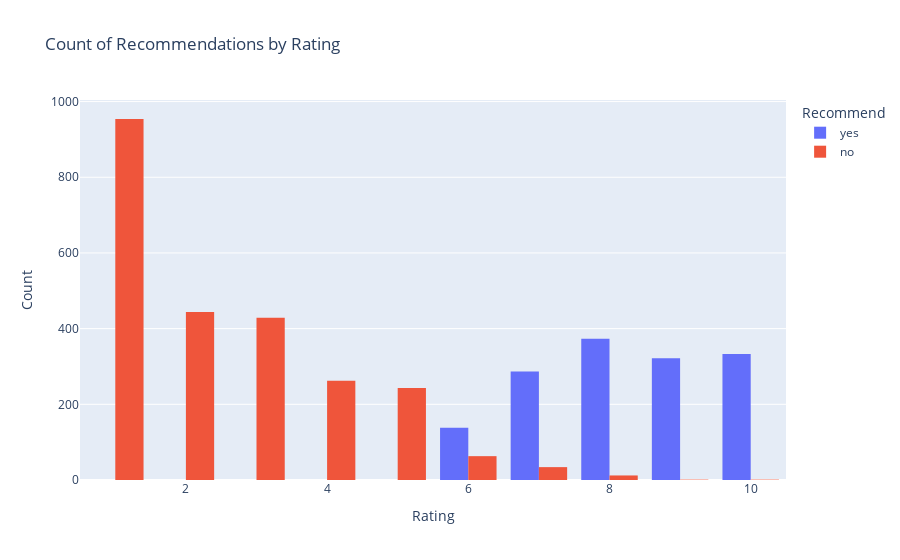

Write notebook code for a chart like this one.
### Code cell
# updated plot
# Create a count plot using Plotly
fig = px.histogram(
    reviews_df, 
    x='rating', 
    color='recommended', 
    barmode='group',
    histfunc='count',
    title='Count of Recommendations by Rating'
)

# Customize the layout
fig.update_layout(
    xaxis_title='Rating',
    yaxis_title='Count',
    legend_title='Recommend'
)

# Show the figure
fig.show()

### Figure 1 — Plotly figure (JSON) as saved in the notebook; plotly's stock layout.template omitted (floating-point values rounded to 4 significant figures; data arrays with more than 128 entries replaced by an {"elided": "..."} marker saying what was removed)
{"data": [{"alignmentgroup": "True", "bingroup": "x", "histfunc": "count", "hovertemplate": "recommended=yes<br>rating=%{x}<br>count=%{y}<extra></extra>", "legendgroup": "yes", "marker": {"color": "#636efa", "pattern": {"shape": ""}}, "name": "yes", "offsetgroup": "yes", "orientation": "v", "showlegend": true, "type": "histogram", "x": {"elided": "1453 int values"}, "xaxis": "x", "yaxis": "y"}, {"alignmentgroup": "True", "bingroup": "x", "histfunc": "count", "hovertemplate": "recommended=no<br>rating=%{x}<br>count=%{y}<extra></extra>", "legendgroup": "no", "marker": {"color": "#EF553B", "pattern": {"shape": ""}}, "name": "no", "offsetgroup": "no", "orientation": "v", "showlegend": true, "type": "histogram", "x": {"elided": "2443 int values"}, "xaxis": "x", "yaxis": "y"}], "layout": {"barmode": "group", "legend": {"title": {"text": "Recommend"}, "tracegroupgap": 0}, "title": {"text": "Count of Recommendations by Rating"}, "xaxis": {"anchor": "y", "domain": [0, 1], "title": {"text": "Rating"}}, "yaxis": {"anchor": "x", "domain": [0, 1], "title": {"text": "Count"}}}}
